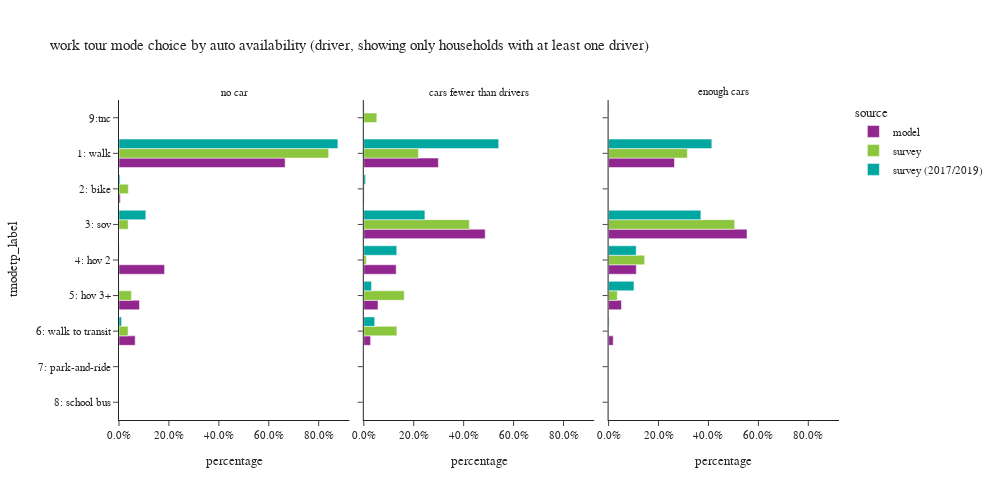

Notebook code cell kept with this figure:
### Code cell
plot_mode_choice(wk_base_subtour.loc[wk_base_subtour['auto_available_driver'] != "no dirver"], "auto_available_driver",
                 {"auto_available_driver": ["no car", "cars fewer than drivers", "enough cars"],
                  "tmodetp_label": ["1: walk", "2: bike", "3: sov", "4: hov 2", "5: hov 3+", "6: walk to transit",
                                    "7: park-and-ride", "8: school bus", "9: other–survey only"]},
                 "auto availability (driver, showing only households with at least one driver)", 3, 500, 1000)

### Figure 1 — Plotly figure (JSON) as saved in the notebook; plotly's stock layout.template omitted (floating-point values rounded to 4 significant figures)
{"data": [{"alignmentgroup": "True", "customdata": [[3343], [26], [917], [412], [326]], "hovertemplate": "source=model<br>auto_available_driver=no car<br>percentage=%{x}<br>tmodetp_label=%{y}<br>sample count=%{customdata[0]}<extra></extra>", "legendgroup": "model", "marker": {"color": "#91268F", "pattern": {"shape": ""}}, "name": "model", "offsetgroup": "model", "orientation": "h", "showlegend": true, "textposition": "auto", "type": "bar", "x": [0.6654, 0.005175, 0.1825, 0.08201, 0.06489], "xaxis": "x", "y": ["1: walk", "2: bike", "4: hov 2", "5: hov 3+", "6: walk to transit"], "yaxis": "y"}, {"alignmentgroup": "True", "customdata": [[13690], [56], [22292], [5941], [2608], [1245], [1]], "hovertemplate": "source=model<br>auto_available_driver=cars fewer than drivers<br>percentage=%{x}<br>tmodetp_label=%{y}<br>sample count=%{customdata[0]}<extra></extra>", "legendgroup": "model", "marker": {"color": "#91268F", "pattern": {"shape": ""}}, "name": "model", "offsetgroup": "model", "orientation": "h", "showlegend": false, "textposition": "auto", "type": "bar", "x": [0.2987, 0.001222, 0.4864, 0.1296, 0.0569, 0.02716, 2.182e-05], "xaxis": "x2", "y": ["1: walk", "2: bike", "3: sov", "4: hov 2", "5: hov 3+", "6: walk to transit", "9:tnc"], "yaxis": "y2"}, {"alignmentgroup": "True", "customdata": [[25185], [64], [52915], [10589], [4915], [1770]], "hovertemplate": "source=model<br>auto_available_driver=enough cars<br>percentage=%{x}<br>tmodetp_label=%{y}<br>sample count=%{customdata[0]}<extra></extra>", "legendgroup": "model", "marker": {"color": "#91268F", "pattern": {"shape": ""}}, "name": "model", "offsetgroup": "model", "orientation": "h", "showlegend": false, "textposition": "auto", "type": "bar", "x": [0.2639, 0.0006706, 0.5544, 0.111, 0.0515, 0.01855], "xaxis": "x3", "y": ["1: walk", "2: bike", "3: sov", "4: hov 2", "5: hov 3+", "6: walk to transit"], "yaxis": "y3"}, {"alignmentgroup": "True", "customdata": [[17], [1], [1], [1], [1]], "hovertemplate": "source=survey<br>auto_available_driver=no car<br>percentage=%{x}<br>tmodetp_label=%{y}<br>sample count=%{customdata[0]}<extra></extra>", "legendgroup": "survey", "marker": {"color": "#8CC63E", "pattern": {"shape": ""}}, "name": "survey", "offsetgroup": "survey", "orientation": "h", "showlegend": true, "textposition": "auto", "type": "bar", "x": [0.8399, 0.03732, 0.03673, 0.04968, 0.03639], "xaxis": "x", "y": ["1: walk", "2: bike", "3: sov", "5: hov 3+", "6: walk to transit"], "yaxis": "y"}, {"alignmentgroup": "True", "customdata": [[20], [2], [12], [3], [3], [1], [1]], "hovertemplate": "source=survey<br>auto_available_driver=cars fewer than drivers<br>percentage=%{x}<br>tmodetp_label=%{y}<br>sample count=%{customdata[0]}<extra></extra>", "legendgroup": "survey", "marker": {"color": "#8CC63E", "pattern": {"shape": ""}}, "name": "survey", "offsetgroup": "survey", "orientation": "h", "showlegend": false, "textposition": "auto", "type": "bar", "x": [0.2189, 0.00219, 0.4226, 0.009801, 0.1618, 0.1325, 0.05218], "xaxis": "x2", "y": ["1: walk", "2: bike", "3: sov", "4: hov 2", "5: hov 3+", "6: walk to transit", "9:tnc"], "yaxis": "y2"}, {"alignmentgroup": "True", "customdata": [[44], [1], [56], [5], [9]], "hovertemplate": "source=survey<br>auto_available_driver=enough cars<br>percentage=%{x}<br>tmodetp_label=%{y}<br>sample count=%{customdata[0]}<extra></extra>", "legendgroup": "survey", "marker": {"color": "#8CC63E", "pattern": {"shape": ""}}, "name": "survey", "offsetgroup": "survey", "orientation": "h", "showlegend": false, "textposition": "auto", "type": "bar", "x": [0.3156, 0.0005384, 0.5048, 0.1443, 0.03479], "xaxis": "x3", "y": ["1: walk", "2: bike", "3: sov", "4: hov 2", "5: hov 3+"], "yaxis": "y3"}, {"alignmentgroup": "True", "customdata": [[104], [1], [3], [1], [1], [4]], "hovertemplate": "source=survey (2017/2019)<br>auto_available_driver=no car<br>percentage=%{x}<br>tmodetp_label=%{y}<br>sample count=%{customdata[0]}<extra></extra>", "legendgroup": "survey (2017/2019)", "marker": {"color": "#00A7A0", "pattern": {"shape": ""}}, "name": "survey (2017/2019)", "offsetgroup": "survey (2017/2019)", "orientation": "h", "showlegend": true, "textposition": "auto", "type": "bar", "x": [0.8768, 0.004369, 0.1074, 0.0007605, 0.0004286, 0.01018], "xaxis": "x", "y": ["1: walk", "2: bike", "3: sov", "4: hov 2", "5: hov 3+", "6: walk to transit"], "yaxis": "y"}, {"alignmentgroup": "True", "customdata": [[138], [2], [29], [18], [13], [7], [1]], "hovertemplate": "source=survey (2017/2019)<br>auto_available_driver=cars fewer than drivers<br>percentage=%{x}<br>tmodetp_label=%{y}<br>sample count=%{customdata[0]}<extra></extra>", "legendgroup": "survey (2017/2019)", "marker": {"color": "#00A7A0", "pattern": {"shape": ""}}, "name": "survey (2017/2019)", "offsetgroup": "survey (2017/2019)", "orientation": "h", "showlegend": false, "textposition": "auto", "type": "bar", "x": [0.5402, 0.007016, 0.2448, 0.132, 0.03094, 0.04369, 0.001401], "xaxis": "x2", "y": ["1: walk", "2: bike", "3: sov", "4: hov 2", "5: hov 3+", "6: walk to transit", "9:tnc"], "yaxis": "y2"}, {"alignmentgroup": "True", "customdata": [[222], [3], [141], [41], [37], [16], [1], [5]], "hovertemplate": "source=survey (2017/2019)<br>auto_available_driver=enough cars<br>percentage=%{x}<br>tmodetp_label=%{y}<br>sample count=%{customdata[0]}<extra></extra>", "legendgroup": "survey (2017/2019)", "marker": {"color": "#00A7A0", "pattern": {"shape": ""}}, "name": "survey (2017/2019)", "offsetgroup": "survey (2017/2019)", "orientation": "h", "showlegend": false, "textposition": "auto", "type": "bar", "x": [0.4135, 0.0005404, 0.3696, 0.1105, 0.1016, 0.00234, 9.525e-06, 0.001888], "xaxis": "x3", "y": ["1: walk", "2: bike", "3: sov", "4: hov 2", "5: hov 3+", "6: walk to transit", "8: school bus", "9:tnc"], "yaxis": "y3"}], "layout": {"annotations": [{"font": {}, "showarrow": false, "text": "no car", "x": 0.16, "xanchor": "center", "xref": "paper", "y": 1.0, "yanchor": "bottom", "yref": "paper"}, {"font": {}, "showarrow": false, "text": "cars fewer than drivers", "x": 0.5, "xanchor": "center", "xref": "paper", "y": 1.0, "yanchor": "bottom", "yref": "paper"}, {"font": {}, "showarrow": false, "text": "enough cars", "x": 0.84, "xanchor": "center", "xref": "paper", "y": 1.0, "yanchor": "bottom", "yref": "paper"}], "barmode": "group", "height": 500, "legend": {"title": {"text": "source"}, "tracegroupgap": 0}, "title": {"text": "work tour mode choice by auto availability (driver, showing only households with at least one driver)"}, "width": 1000, "xaxis": {"anchor": "y", "domain": [0.0, 0.32], "tickformat": ".1%", "title": {"text": "percentage"}}, "xaxis2": {"anchor": "y2", "domain": [0.34, 0.66], "matches": "x", "tickformat": ".1%", "title": {"text": "percentage"}}, "xaxis3": {"anchor": "y3", "domain": [0.68, 1.0], "matches": "x", "tickformat": ".1%", "title": {"text": "percentage"}}, "yaxis": {"anchor": "x", "categoryarray": ["9: other–survey only", "8: school bus", "7: park-and-ride", "6: walk to transit", "5: hov 3+", "4: hov 2", "3: sov", "2: bike", "1: walk"], "categoryorder": "array", "domain": [0.0, 1.0], "title": {"text": "tmodetp_label"}}, "yaxis2": {"anchor": "x2", "domain": [0.0, 1.0], "matches": "y", "showticklabels": false}, "yaxis3": {"anchor": "x3", "domain": [0.0, 1.0], "matches": "y", "showticklabels": false}}}
